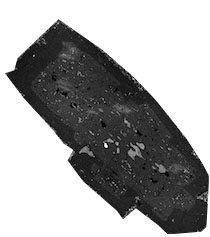
#> input picture ImageProcessing/extracted/1.tif, 210 x 237 px
$ jupyter execute Untitled.ipynb
#> lines starting #> are read from the running program, lines starting #| are printed output that depends on the picture; after the words box and inside, x2 and y2 are one past the last pixel; in counts of white or black regions, pixels touching at a corner belong together
[cell 1]
import cv2
import numpy as np

[cell 2]
import os

[cell 3]
os.getcwd()

[cell 4]
img = cv2.imread("1.tif")
#> img is the input picture: shape (237, 210, 3); min 0, max 255, mean 164.6

[cell 5]
img

[cell 6]
import matplotlib.pyplot as plt

[cell 7]
hsv = cv2.cvtColor(img, cv2.COLOR_BGR2HSV)
#> hsv: shape (237, 210, 3); mean H, S, V 0, 0, 164.6

[cell 8]
hist = cv2.calcHist([hsv], [0, 1], None, [180, 256], [0, 180, 0, 256])
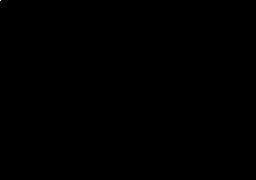
#> hist: shape (180, 256) float32; values 0 (black) and 49770 (white), 0% white in thin lines or dots, all inside (x1, y1, x2, y2) = (0, 0, 1, 1)

[cell 9]
plt.imshow(hist, interpolation='nearest')
plt.show()

[cell 10]
plt.show()

[cell 11]
color = ('b','g','r')

[cell 12]
for i, col in enumerate(color):
    hist = cv2.calcHist([img], [i], None, [256], [0, 256])
    plt.plot(hist, color=col)
    plt.xlim([0, 256])
plt.show()
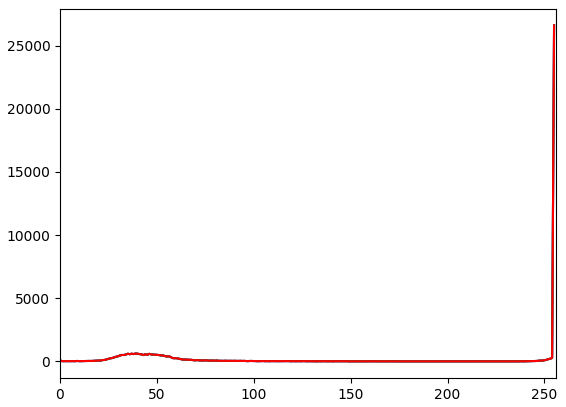
#> figure drawn by matplotlib, 1 panel; curve peaks at x = 255, y = 26598; curve peaks at x = 255, y = 26598; curve peaks at x = 255, y = 26598

[cell 13]
plt.imshow(img)

[cell 14]
hist = cv2.calcHist([img], [0], None, [256], [0, 256])
#> hist = 256 values, max 26598 at index 255, min 0 at index 194, mean 194.4
plt.plot(hist, color='k')
plt.xlim([0, 256])
plt.show()
#> figure, not shown here; curve peaks at x = 255, y = 26598

[cell 15]
bw = cv2.cvtColor(img, cv2.COLOR_BGR2GRAY)

[cell 16]
bw

[cell 17]
hist
#> Out has the same summary as hist

[cell 18]
hist.shape
#> Out = (256, 1)

[cell 19]
hist[0]
#> Out = [82]

[cell 20]
img.shape
#> Out = (237, 210, 3)

[cell 21]
bw

[cell 22]
bw.shape
#> Out = (237, 210)

$ run again, with ImageProcessing/extracted/10.tif copied over ImageProcessing/extracted/1.tif
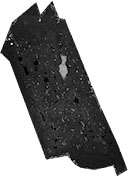
#> input picture ImageProcessing/extracted/10.tif, 128 x 177 px
#> img is the input picture: shape (177, 128, 3); min 0, max 255, mean 151.8
#> hsv: shape (177, 128, 3); mean H, S, V 0, 0, 151.8
#> `plt.show()`:
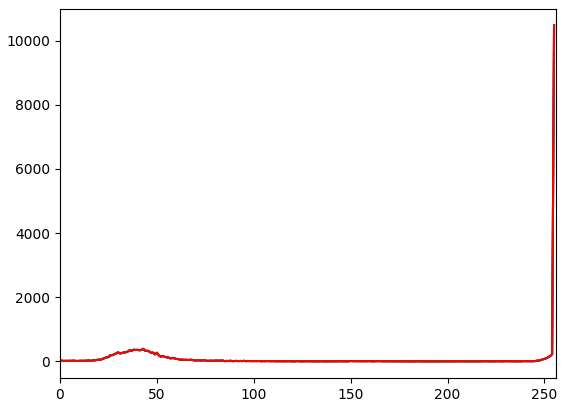
#> figure drawn by matplotlib, 1 panel; curve peaks at x = 255, y = 10478; curve peaks at x = 255, y = 10478; curve peaks at x = 255, y = 10478
#> `hist = cv2.calcHist([img], [0], None, [256], [0, 256])`: hist = 256 values, max 10478 at index 255, min 0 at index 181, mean 88.5
#> `hist`: Out has the same summary as hist
#> `hist[0]`: Out = [52]

$ run again, with ImageProcessing/extracted/11.tif copied over ImageProcessing/extracted/1.tif
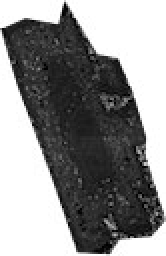
#> input picture ImageProcessing/extracted/11.tif, 83 x 128 px (shown 2 times larger)
#> img is the input picture: shape (128, 83, 3); min 0, max 255, mean 142.6
#> hsv: shape (128, 83, 3); mean H, S, V 0, 0, 142.6
#> `plt.show()`:
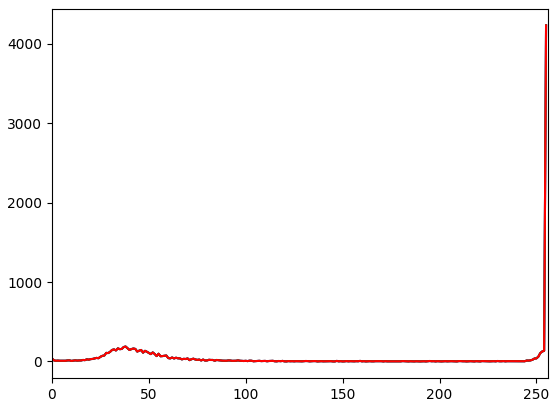
#> figure drawn by matplotlib, 1 panel; curve peaks at x = 255, y = 4232; curve peaks at x = 255, y = 4232; curve peaks at x = 255, y = 4232
#> `hist = cv2.calcHist([img], [0], None, [256], [0, 256])`: hist = 256 values, max 4232 at index 255, min 0 at index 121, mean 41.5
#> `hist`: Out has the same summary as hist
#> `hist[0]`: Out = [36]

$ run again, with ImageProcessing/extracted/12.tif copied over ImageProcessing/extracted/1.tif
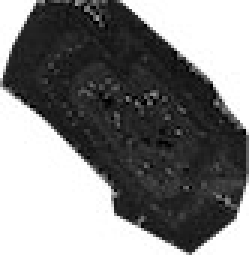
#> input picture ImageProcessing/extracted/12.tif, 83 x 85 px (shown 3 times larger)
#> img is the input picture: shape (85, 83, 3); min 0, max 255, mean 127.1
#> hsv: shape (85, 83, 3); mean H, S, V 0, 0, 127.1
#> `plt.show()`:
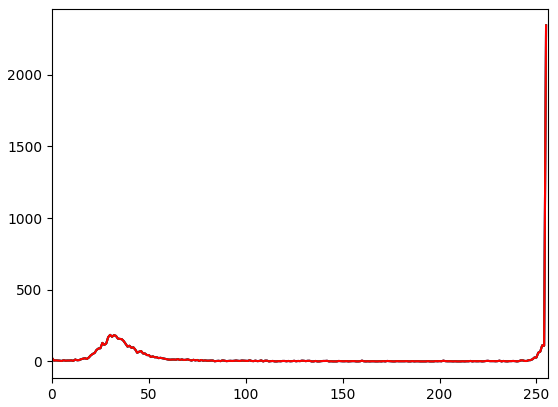
#> figure drawn by matplotlib, 1 panel; curve peaks at x = 255, y = 2344; curve peaks at x = 255, y = 2344; curve peaks at x = 255, y = 2344
#> `hist = cv2.calcHist([img], [0], None, [256], [0, 256])`: hist = 256 values, max 2344 at index 255, min 0 at index 109, mean 27.56
#> `hist`: Out has the same summary as hist
#> `hist[0]`: Out = [24]
